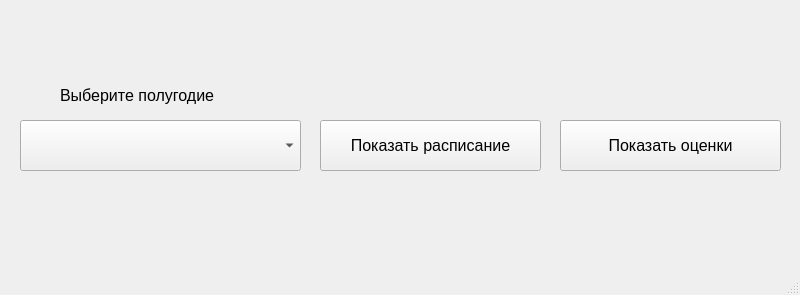
<?xml version="1.0" encoding="UTF-8"?>
<ui version="4.0">
 <class>MainWindow</class>
 <widget class="QMainWindow" name="MainWindow">
  <property name="geometry">
   <rect>
    <x>0</x>
    <y>0</y>
    <width>800</width>
    <height>295</height>
   </rect>
  </property>
  <property name="windowTitle">
   <string>MainWindow</string>
  </property>
  <widget class="QWidget" name="centralwidget">
   <widget class="QPushButton" name="pushButton_schedule">
    <property name="geometry">
     <rect>
      <x>320</x>
      <y>120</y>
      <width>221</width>
      <height>51</height>
     </rect>
    </property>
    <property name="font">
     <font>
      <pointsize>12</pointsize>
     </font>
    </property>
    <property name="text">
     <string>Показать расписание</string>
    </property>
   </widget>
   <widget class="QLabel" name="label_name">
    <property name="geometry">
     <rect>
      <x>60</x>
      <y>10</y>
      <width>691</width>
      <height>41</height>
     </rect>
    </property>
    <property name="minimumSize">
     <size>
      <width>691</width>
      <height>41</height>
     </size>
    </property>
    <property name="maximumSize">
     <size>
      <width>691</width>
      <height>41</height>
     </size>
    </property>
    <property name="font">
     <font>
      <family>Nirmala UI</family>
      <pointsize>12</pointsize>
      <weight>50</weight>
      <bold>false</bold>
     </font>
    </property>
    <property name="text">
     <string/>
    </property>
   </widget>
   <widget class="QComboBox" name="comboBox_HY">
    <property name="geometry">
     <rect>
      <x>20</x>
      <y>120</y>
      <width>281</width>
      <height>51</height>
     </rect>
    </property>
    <property name="font">
     <font>
      <pointsize>10</pointsize>
     </font>
    </property>
   </widget>
   <widget class="QLabel" name="label">
    <property name="geometry">
     <rect>
      <x>60</x>
      <y>80</y>
      <width>201</width>
      <height>31</height>
     </rect>
    </property>
    <property name="font">
     <font>
      <family>Nirmala UI</family>
      <pointsize>12</pointsize>
     </font>
    </property>
    <property name="text">
     <string>Выберите полугодие</string>
    </property>
   </widget>
   <widget class="QLabel" name="label_nosch">
    <property name="geometry">
     <rect>
      <x>310</x>
      <y>180</y>
      <width>570</width>
      <height>180</height>
     </rect>
    </property>
    <property name="minimumSize">
     <size>
      <width>570</width>
      <height>180</height>
     </size>
    </property>
    <property name="maximumSize">
     <size>
      <width>570</width>
      <height>180</height>
     </size>
    </property>
    <property name="font">
     <font>
      <pointsize>12</pointsize>
     </font>
    </property>
    <property name="text">
     <string>&lt;html&gt;&lt;head/&gt;&lt;body&gt;&lt;p&gt;&lt;span style=&quot; color:#00007f;&quot;&gt;&lt;br/&gt;&lt;/span&gt;&lt;/p&gt;&lt;/body&gt;&lt;/html&gt;</string>
    </property>
   </widget>
   <widget class="QPushButton" name="pushButton_marks">
    <property name="geometry">
     <rect>
      <x>560</x>
      <y>120</y>
      <width>221</width>
      <height>51</height>
     </rect>
    </property>
    <property name="font">
     <font>
      <pointsize>12</pointsize>
     </font>
    </property>
    <property name="text">
     <string>Показать оценки</string>
    </property>
   </widget>
   <widget class="QLabel" name="label_nomk">
    <property name="geometry">
     <rect>
      <x>570</x>
      <y>180</y>
      <width>570</width>
      <height>180</height>
     </rect>
    </property>
    <property name="minimumSize">
     <size>
      <width>570</width>
      <height>180</height>
     </size>
    </property>
    <property name="maximumSize">
     <size>
      <width>570</width>
      <height>180</height>
     </size>
    </property>
    <property name="font">
     <font>
      <pointsize>12</pointsize>
     </font>
    </property>
    <property name="text">
     <string>&lt;html&gt;&lt;head/&gt;&lt;body&gt;&lt;p&gt;&lt;span style=&quot; color:#00007f;&quot;&gt;&lt;br/&gt;&lt;/span&gt;&lt;/p&gt;&lt;/body&gt;&lt;/html&gt;</string>
    </property>
   </widget>
  </widget>
  <widget class="QMenuBar" name="menubar">
   <property name="geometry">
    <rect>
     <x>0</x>
     <y>0</y>
     <width>800</width>
     <height>26</height>
    </rect>
   </property>
  </widget>
  <widget class="QStatusBar" name="statusbar"/>
 </widget>
 <resources/>
 <connections/>
</ui>
